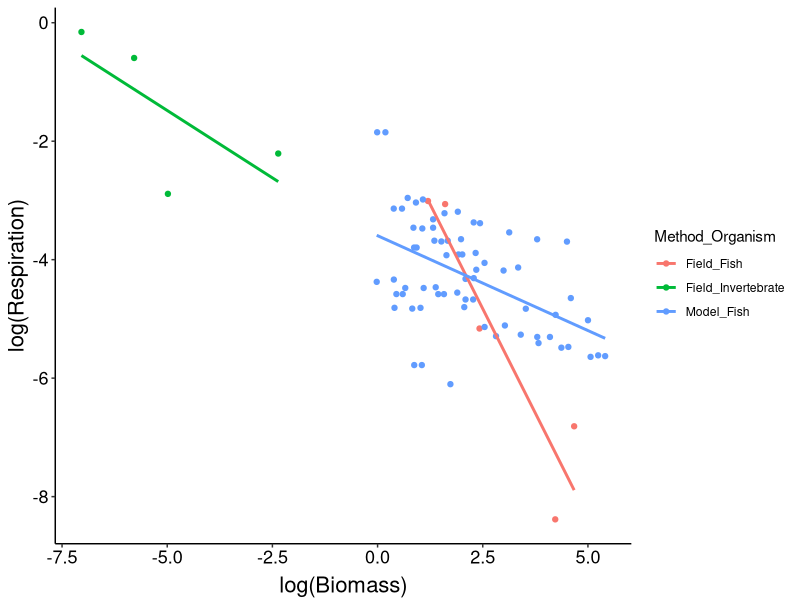

Generate this figure with R: (Note: this script raises an error after producing the figure.)
# =====================================================================
# Lab 3
# Jonah Bacon
# 21 Sep 2022
# FISH 676
# =====================================================================

library(readxl)
library(tidyverse)
library(ggplot2)

hall.df <- read_excel("HallEtAl2018-Data.xlsx")
str(hall.df)

hall.df$Method <- as.factor(hall.df$Method)
hall.df$Organism <- as.factor(hall.df$Organism)
names(hall.df) <- c("Method", "Organism", "Biomass", "Respiration")
hall.df1 <- hall.df %>% 
  unite(Method_Organism, Method, Organism, remove = FALSE)
hall.df1$Method_Organism <- as.factor(hall.df1$Method_Organism)

str(hall.df1)

ggplot(hall.df1, aes(x = log(Biomass), y = log(Respiration), color = Method_Organism)) +
  geom_point() +
  geom_smooth(method = "lm", formula = y ~ x, se = FALSE) +
  theme(
    panel.background = element_blank(),
    axis.title.x = element_text(size=16, vjust = 0),
    axis.title.y = element_text(size =16),
    axis.text = element_text(size=13, color="black"), 
    axis.line=element_line()
  )

hall.df2 <- hall.df1 %>% 
  mutate(Respiration_mg.g.day = Respiration/1000)

hall.df2$Respiration_mg.m2.day <- ifelse(hall.df2$Organism == "Invertebrate", 0.09*hall.df2$Respiration_mg.g.day, 
                                         0.29*hall.df2$Respiration_mg.g.day)

hall.df2$Respiration_cal.m2.day <- ifelse(hall.df2$Organism == "Fish", 0.35*hall.df2$Respiration_mg.m2.day, 
                                      hall.df2$Respiration_mg.m2.day)

hall.df2$Respiration_joules.m2.day <- hall.df2$Respiration_cal.m2.day*4.184

resp.table <- hall.df2[,-1]

names(resp.table) <- c(
  "Method",
  "Organism",
  "Biomass (g)",
  "Respiration (g O2/g/day)",
  "Respiration (mg O2/g/day)",
  "Respiration (mg O2/m2/day)",
  "Respiration (cal/m2/day)",
  "Respiration (J/m2/day)"
)

write.csv(resp.table,"LAB3.respiration.table.csv", row.names = FALSE)

production.table <- data.frame(hall.df2[,c(1:4,8)])
production.table$log10.Production_cal.m2.day <- ifelse(production.table$Organism == "Fish", 
                                                 log10(production.table$Respiration..cal.m2.day)*0.834 - 0.429, 
                                                 log10(production.table$Respiration..cal.m2.day)*0.978 - 0.06)
production.table$Production_cal.m2.day <- 10^production.table$log10.Production_cal.m2.day
production.table$Production_J.m2.day <- production.table$Production_cal.m2.day*4.184

prod.table <- production.table[,-1]
names(prod.table) <- c(
  "Method",
  "Organism",
  "Biomass (g)",
  "Respiration (cal/m2/day)",
  "log10[Production (cal/m2/day)]",
  "Production (cal/m2/day)",
  "Production (J/m2/day)"
)

write.csv(prod.table,"LAB3.production.table.csv", row.names = FALSE)

summary.production.table1 <- production.table %>% 
  group_by(Method_Organism, Organism) %>% 
  summarize("Total.Production_J.m2.day" = sum(Production_J.m2.day))

summary.respiration.table1 <- hall.df2 %>% 
  group_by(Method_Organism, Organism) %>% 
  summarize("Total.Respiration_J.m2.day" = sum(Respiration_joules.m2.day))

summary.production.table2 <- production.table %>% 
  group_by(Organism) %>% 
  summarize("Total.Production_J.m2.day" = sum(Production_J.m2.day))

summary.respiration.table2 <- hall.df2 %>% 
  group_by(Organism) %>% 
  summarize("Total.Respiration_J.m2.day" = sum(Respiration_joules.m2.day))


ggplot(data = summary.production.table1, aes(x = Organism, y = Total.Production_J.m2.day, fill = Method_Organism)) +
  geom_col(position = "stack")
